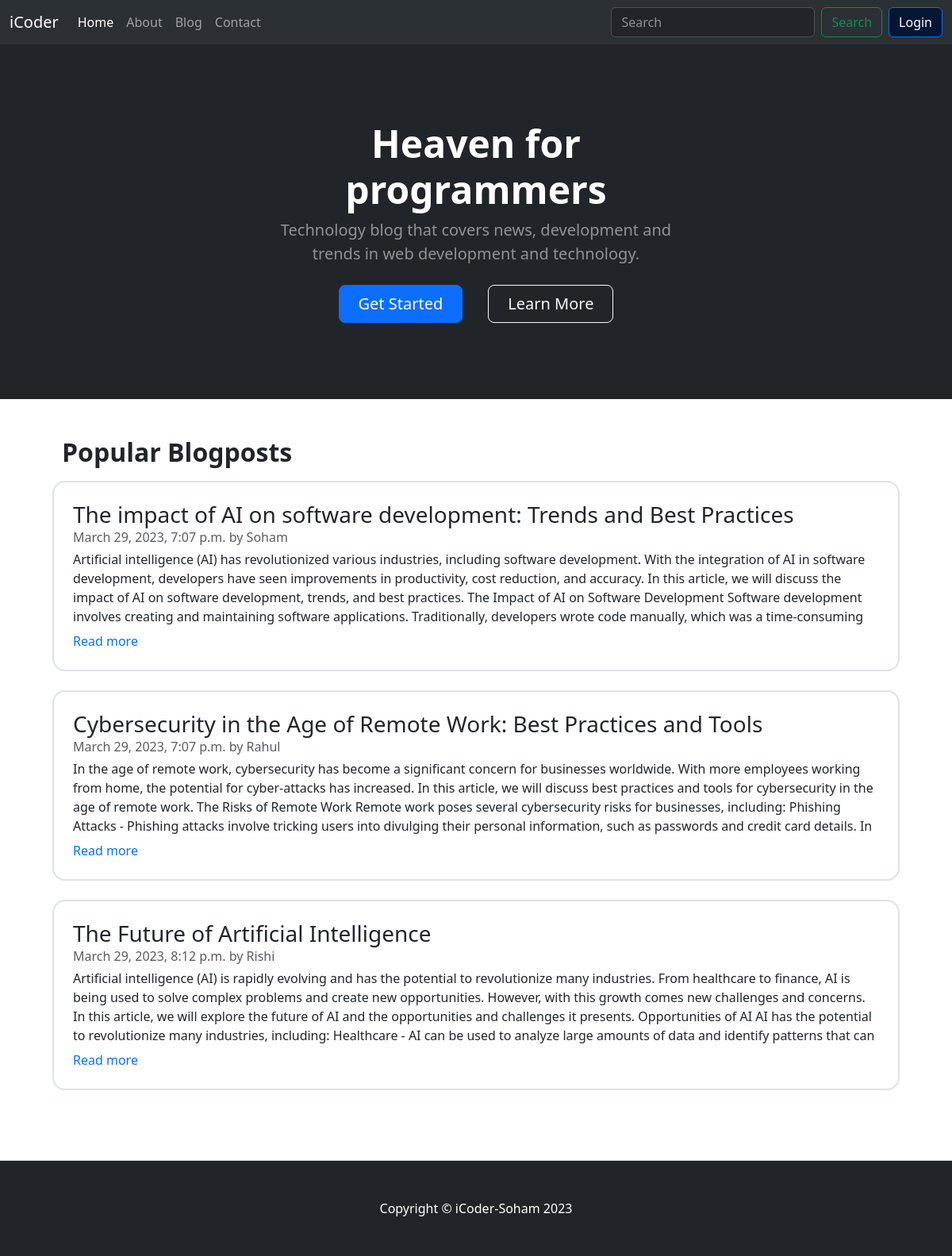
The page / on the database its author committed.
### blog/models.py (models this page shows, shortened)
class Post(models.Model):
    sno = models.AutoField(primary_key=True)
    title = models.CharField(max_length=255)
    author = models.CharField(max_length=13)
    content = models.TextField()
    timestamp = models.DateTimeField(blank=True)
    slug = models.SlugField(null=True, max_length=255)
    def get_absolute_url(self):
        return reverse("post_detail", kwargs={"slug": self.slug})

### home/views.py (the view)
# urls.py: path("", views.home, name='home'),
def home(request):
    allPosts = Post.objects.all()[:3]
    context = {"allPosts": allPosts}
    return render(request, "home/home.html", context)

### templates/home/home.html (shortened to what this page needs)
{% extends '../base.html' %}
{% block body %}
<header class="bg-dark py-5">
    <div class="container px-5">
        <div class="row gx-5 justify-content-center">
            <div class="col-lg-6">
                <div class="text-center my-5">
                    <h1 class="display-5 fw-bolder text-white mb-2">Heaven for programmers</h1>
                    <p class="lead text-white-50 mb-4">Technology blog that covers news, development and trends in web
                        development and technology.</p>
                    <div class="d-grid gap-3 d-sm-flex justify-content-sm-center">
                        <a class="btn btn-primary btn-lg px-4 me-sm-3" href="/blog">Get Started</a>
                        <a class="btn btn-outline-light btn-lg px-4" href="/about">Learn More</a>
                    </div>
                </div>
            </div>
        </div>
    </div>
</header>
<section class="py-5 border-bottom" id="features">
    <div class="container px-5 md-2">
        <h2 class="fw-bolder">Popular Blogposts</h2>
        <div class="row my-3">
            {% for post in allPosts %}
            <div
                class="row g-0 border border-2 rounded-4 overflow-hidden flex-md-row mb-4 h-md-250 position-relative postcard">
                <div class="col p-4 d-flex flex-column position-static sidecont">
                    <h3 class="mb-0">{{post.title}}</h3>
                    <div class="mb-1 text-muted">{{post.timestamp}} by {{post.author}}</div>
                    <p class="card-text mb-1">{{post.content|truncatechars:600}}</p>
                    <a href="{{post.get_absolute_url}}" class="stretched-link text-decoration-none">Read more</a>
                </div>
            </div>
            {% endfor %}
        </div>
    </div>
</section>
{% endblock body %}

### templates/home/home.html (style rules this page uses)
.sidecont { height: 100%; width: 10rem; }
.sidecont p { overflow-y: hidden; }
.postcard { height: 15rem; }

### rows shown on the page
Post: title "The impact of AI on software development: Trends and Best Practices", timestamp "March 29, 2023, 7:07 p.m.", author "Soham", content "Artificial intelligence (AI) has revolutionized various industries, including software development. With the integration of AI in software development, developers have seen improvements in productivity, cost reduction, and accuracy. In this article, we will discuss the impact of AI on software development, trends, and best practices. The Impact of AI on Software Development Software development involves creating and maintaining software applications. Traditionally, developers wrote code manually, which was a time-consuming…"
Post: title "Cybersecurity in the Age of Remote Work: Best Practices and Tools", timestamp "March 29, 2023, 7:07 p.m.", author "Rahul", content "In the age of remote work, cybersecurity has become a significant concern for businesses worldwide. With more employees working from home, the potential for cyber-attacks has increased. In this article, we will discuss best practices and tools for cybersecurity in the age of remote work. The Risks of Remote Work Remote work poses several cybersecurity risks for businesses, including: Phishing Attacks - Phishing attacks involve tricking users into divulging their personal information, such as passwords and credit card details. In…"
Post: title "The Future of Artificial Intelligence", timestamp "March 29, 2023, 8:12 p.m.", author "Rishi", content "Artificial intelligence (AI) is rapidly evolving and has the potential to revolutionize many industries. From healthcare to finance, AI is being used to solve complex problems and create new opportunities. However, with this growth comes new challenges and concerns. In this article, we will explore the future of AI and the opportunities and challenges it presents. Opportunities of AI AI has the potential to revolutionize many industries, including: Healthcare - AI can be used to analyze large amounts of data and identify patterns that can…"
